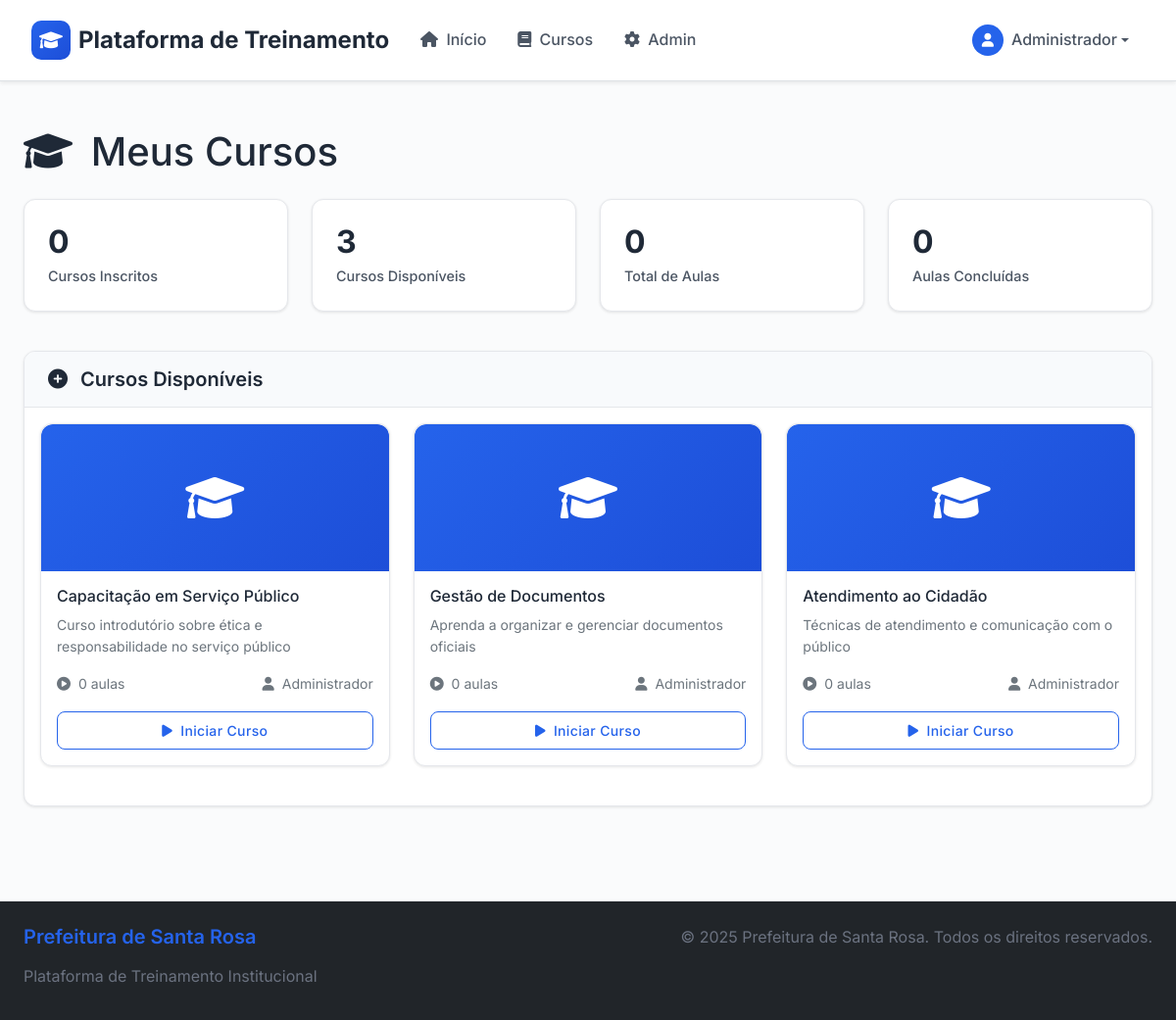
The page /meus-cursos.php (signed in) on the database its author committed.
### tables this page shows
CREATE TABLE cursos (
    id INT AUTO_INCREMENT PRIMARY KEY,
    titulo VARCHAR(200) NOT NULL,
    descricao TEXT,
    imagem VARCHAR(255),
    status ENUM('ativo', 'inativo') DEFAULT 'ativo',
    data_criacao TIMESTAMP DEFAULT CURRENT_TIMESTAMP,
    gestor_id INT,
    FOREIGN KEY (gestor_id) REFERENCES usuarios(id)
);

CREATE TABLE usuarios (
    id INT AUTO_INCREMENT PRIMARY KEY,
    nome VARCHAR(100) NOT NULL,
    email VARCHAR(100) UNIQUE NOT NULL,
    senha VARCHAR(255) NOT NULL,
    tipo ENUM('gestor', 'colaborador') NOT NULL DEFAULT 'colaborador',
    ativo BOOLEAN DEFAULT TRUE,
    data_cadastro TIMESTAMP DEFAULT CURRENT_TIMESTAMP
);

### meus-cursos.php (the view, shortened to what this page needs)
<?php
include 'includes/header.php';
$database = new Database();
$db = $database->getConnection();
$cursos = [];
if($db) {
    $query = "SELECT c.*, u.nome as gestor_nome,
              COUNT(a.id) as total_aulas,
              COUNT(pu.aula_id) as aulas_iniciadas,
              COUNT(CASE WHEN pu.concluida = 1 THEN 1 END) as aulas_concluidas,
              MAX(pu.data_conclusao) as ultima_atividade
              FROM cursos c
              LEFT JOIN aulas a ON c.id = a.curso_id AND a.ativo = 1
              LEFT JOIN progresso_usuarios pu ON c.id = pu.curso_id AND pu.usuario_id = ?
              LEFT JOIN usuarios u ON c.gestor_id = u.id
              WHERE c.status = 'ativo'
              GROUP BY c.id
              HAVING aulas_iniciadas > 0 OR ? = 0
              ORDER BY ultima_atividade DESC, c.data_criacao DESC";
    $stmt = $db->prepare($query);
    $stmt->execute([$_SESSION['usuario_id'], $_SESSION['usuario_id']]);
    $cursos = $stmt->fetchAll(PDO::FETCH_ASSOC);
}
$cursos_disponiveis = [];
if($db) {
    $query = "SELECT c.*, u.nome as gestor_nome,
              COUNT(a.id) as total_aulas
              FROM cursos c
              LEFT JOIN aulas a ON c.id = a.curso_id AND a.ativo = 1
              LEFT JOIN usuarios u ON c.gestor_id = u.id
              WHERE c.status = 'ativo'
              AND c.id NOT IN (
                  SELECT DISTINCT pu.curso_id
                  FROM progresso_usuarios pu
                  WHERE pu.usuario_id = ?
              )
              GROUP BY c.id
              ORDER BY c.data_criacao DESC";
    $stmt = $db->prepare($query);
    $stmt->execute([$_SESSION['usuario_id']]);
    $cursos_disponiveis = $stmt->fetchAll(PDO::FETCH_ASSOC);
}
$stats = [
    'cursos_inscritos' => count($cursos),
    'cursos_disponiveis' => count($cursos_disponiveis),
    'total_aulas' => 0,
    'aulas_concluidas' => 0
];
?>
<div class="container py-5">
    <div class="row">
        <div class="col-12">
            <h1 class="mb-4">
                <i class="fas fa-graduation-cap me-2"></i>
                Meus Cursos
            </h1>
            <div class="row mb-4">
                <div class="col-md-3 mb-3">
                    <div class="stats-card">
                        <h3><?php echo $stats['cursos_inscritos']; ?></h3>
                        <p>Cursos Inscritos</p>
                    </div>
                </div>
                <div class="col-md-3 mb-3">
                    <div class="stats-card">
                        <h3><?php echo $stats['cursos_disponiveis']; ?></h3>
                        <p>Cursos Disponíveis</p>
                    </div>
                </div>
                <div class="col-md-3 mb-3">
                    <div class="stats-card">
                        <h3><?php echo $stats['total_aulas']; ?></h3>
                        <p>Total de Aulas</p>
                    </div>
                </div>
                <div class="col-md-3 mb-3">
                    <div class="stats-card">
                        <h3><?php echo $stats['aulas_concluidas']; ?></h3>
                        <p>Aulas Concluídas</p>
                    </div>
                </div>
            </div>
            <?php if(!empty($cursos_disponiveis)): ?>
            <div class="card">
                <div class="card-header">
                    <h5 class="mb-0">
                        <i class="fas fa-plus-circle me-2"></i>
                        Cursos Disponíveis
                    </h5>
                </div>
                <div class="card-body">
                    <div class="row">
                        <?php foreach($cursos_disponiveis as $curso): ?>
                        <div class="col-lg-4 col-md-6 mb-4">
                            <div class="card h-100">
                                <?php if($curso['imagem']): ?>
                                <img src="<?php echo htmlspecialchars($curso['imagem']); ?>"
                                     class="card-img-top" alt="<?php echo htmlspecialchars($curso['titulo']); ?>"
                                     style="height: 150px; object-fit: cover;">
                                <?php else: ?>
                                <div class="card-img-top bg-primary d-flex align-items-center justify-content-center text-white"
                                     style="height: 150px;">
                                    <i class="fas fa-graduation-cap fa-3x"></i>
                                </div>
                                <?php endif; ?>
                                <div class="card-body d-flex flex-column">
                                    <h6 class="card-title"><?php echo htmlspecialchars($curso['titulo']); ?></h6>
                                    <p class="card-text text-muted small">
                                        <?php echo htmlspecialchars($curso['descricao']); ?>
                                    </p>
                                    <div class="mt-auto">
                                        <div class="d-flex justify-content-between align-items-center mb-3">
                                            <small class="text-muted">
                                                <i class="fas fa-play-circle me-1"></i>
                                                <?php echo $curso['total_aulas']; ?> aulas
                                            </small>
                                            <small class="text-muted">
                                                <i class="fas fa-user me-1"></i>
                                                <?php echo htmlspecialchars($curso['gestor_nome']); ?>
                                            </small>
                                        </div>
                                        <div class="d-grid">
                                            <a href="curso.php?id=<?php echo $curso['id']; ?>"
                                               class="btn btn-outline-primary btn-sm">
                                                <i class="fas fa-play me-1"></i>
                                                Iniciar Curso
                                            </a>
                                        </div>
                                    </div>
                                </div>
                            </div>
                        </div>
                        <?php endforeach; ?>
                    </div>
                </div>
            </div>
            <?php endif; ?>
        </div>
    </div>
</div>
<?php include 'includes/footer.php'; ?>

### assets/css/style.css (style rules this page uses)
:root { --primary-color: #2563eb; --primary-dark: #1d4ed8; --secondary-color: #64748b; --success-color: #059669; --warning-color: #d97706; --danger-color: #dc2626; --info-color: #0891b2; --light-color: #f8fafc; --dark-color: #1e293b; --gray-50: #f9fafb; --gray-100: #f3f4f6; --gray-200: #e5e7eb; --gray-300: #d1d5db; --gray-400: #9ca3af; --gray-500: #6b7280; --gray-600: #4b5563; --gray-700: #374151; --gray-800: #1f2937; --gray-900: #111827; --shadow-sm: 0 1px 2px 0 rgb(0 0 0 / 0.05); --shadow: 0 1px 3px 0 rgb(0 0 0 / 0.1), 0 1px 2px -1px rgb(0 0 0 / 0.1); --shadow-md: 0 4px 6px -1px rgb(0 0 0 / 0.1), 0 2px 4px -2px rgb(0 0 0 / 0.1); --shadow-lg: 0 10px 15px -3px rgb(0 0 0 / 0.1), 0 4px 6px -4px rgb(0 0 0 / 0.1); --shadow-xl: 0 20px 25px -5px rgb(0 0 0 / 0.1), 0 8px 10px -6px rgb(0 0 0 / 0.1); --border-radius: 0.75rem; --border-radius-lg: 1rem; --border-radius-xl: 1.5rem; }
* { box-sizing: border-box; }
body { font-family: 'Inter', -apple-system, BlinkMacSystemFont, 'Segoe UI', Roboto, sans-serif; background: #fafbfc; min-height: 100vh; margin: 0; padding: 0; line-height: 1.6; color: var(--gray-800); }
.container, .container-fluid { max-width: 100%; padding-left: 1rem; padding-right: 1rem; }
@media (min-width: 576px) { .container, .container-fluid { padding-left: 1.5rem; padding-right: 1.5rem; } }
@media (min-width: 768px) { .container, .container-fluid { padding-left: 2rem; padding-right: 2rem; } }
@media (min-width: 1200px) { .container { max-width: 1200px; } }
.card { border: 1px solid #e5e7eb; border-radius: 12px; box-shadow: 0 1px 3px 0 rgba(0, 0, 0, 0.1); transition: all 0.2s ease; background: #ffffff; overflow: hidden; }
.card-img-top { height: 200px; object-fit: cover; border-radius: 12px 12px 0 0; }
.stats-card { background: #ffffff; color: var(--gray-800); border: 1px solid #e5e7eb; border-radius: 12px; padding: 1.5rem; box-shadow: 0 1px 3px 0 rgba(0, 0, 0, 0.1); transition: all 0.2s ease; height: 100%; }
.stats-card h3 { font-size: 2rem; font-weight: 700; margin-bottom: 0.25rem; color: var(--gray-800); }
.stats-card p { font-size: 0.9rem; margin: 0; color: var(--gray-600); font-weight: 500; }
.btn { border-radius: 8px; font-weight: 500; padding: 0.75rem 1.5rem; transition: all 0.2s ease; border: 1px solid transparent; text-transform: none; letter-spacing: 0.025em; }
.btn-outline-primary { border: 1px solid var(--primary-color); color: var(--primary-color); background: transparent; }
@media (max-width: 1200px) { .container { max-width: 100%; padding-left: 1.5rem; padding-right: 1.5rem; } }
.fade-in-up { animation: fadeInUp 0.6s ease-out; }
.bg-primary { background: linear-gradient(135deg, var(--primary-color), var(--primary-dark)) !important; }
.card { border: 1px solid #e5e7eb; border-radius: 12px; box-shadow: 0 1px 3px 0 rgba(0, 0, 0, 0.1); transition: all 0.2s ease; }
.card-header { background: #f8fafc; border-bottom: 1px solid #e5e7eb; padding: 1rem 1.5rem; }
.card-header h5, .card-header h6 { margin: 0; font-weight: 600; color: var(--gray-800); }
.btn-sm { padding: 0.5rem 1rem; font-size: 0.875rem; font-weight: 500; }

### rows shown on the page
cursos: id "3", titulo "Atendimento ao Cidadão", descricao "Técnicas de atendimento e comunicação com o público", total_aulas "0", gestor.nome "Administrador"
cursos: titulo "Capacitação em Serviço Público", descricao "Curso introdutório sobre ética e responsabilidade no serviço público", total_aulas "0", gestor.nome "Administrador"
cursos: titulo "Gestão de Documentos", descricao "Aprenda a organizar e gerenciar documentos oficiais", total_aulas "0", gestor.nome "Administrador"

### other values the page prints
$_SESSION['nome'] "Administrador"
$stats['cursos_inscritos'] "0"
$stats['total_aulas'] "0"
$stats['aulas_concluidas'] "0"
